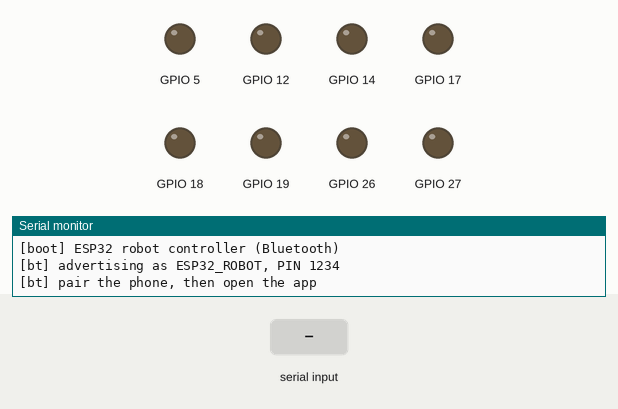
The program below on a simulated ESP32. Shown: output pins drawn as LEDs (lit = HIGH), the last lines printed to the serial monitor. The test bench sets the inputs (shaded band). Nothing arrives over Bluetooth unless stated.

Above: at 1.2 s.
1.3 s: "F\n" received over the second serial link
At 1.7 s:
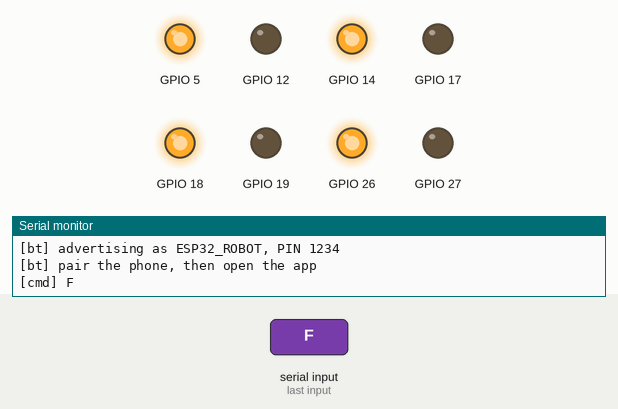
3.4 s: "B\n" received over the second serial link
At 3.8 s:
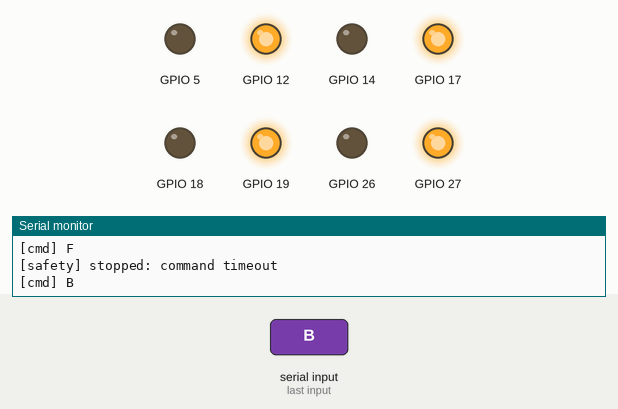
5.5 s: "L\n" received over the second serial link
At 5.9 s:
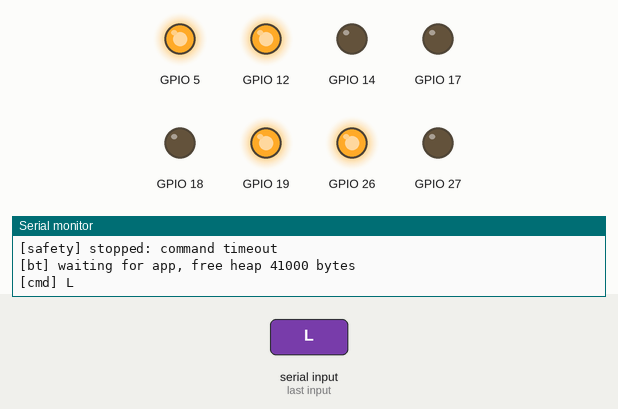
7.6 s: "R\n" received over the second serial link
At 8.0 s:
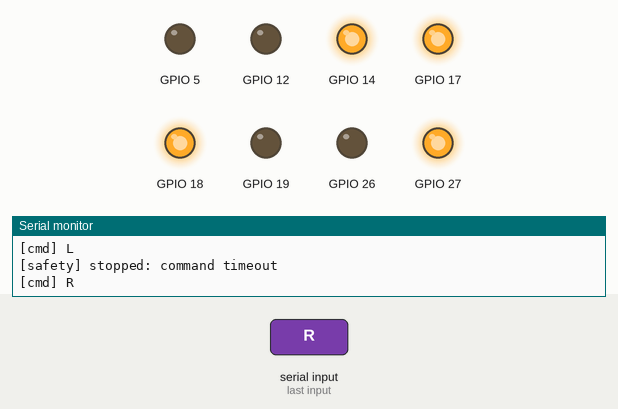
Timing chart, 0 to 10.6 s (numbered marks = the images above; inputs shaded):
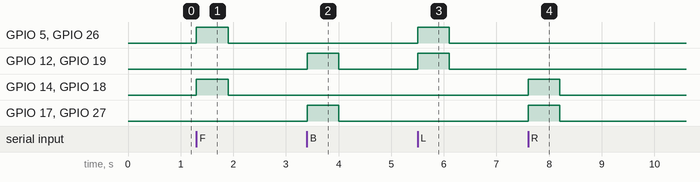

The program:

main.cpp
```cpp
                                                                                                                                          #include <Arduino.h>
#include <BluetoothSerial.h>

#include "bluetooth_config.h"

// L298N driver pin mapping
// Module 1 - Motor 1 (front-left):  IN1 = GPIO18, IN2 = GPIO19 -> OUT1 / OUT2
//            Motor 2 (front-right): IN3 = GPIO5,  IN4 = GPIO17 -> OUT3 / OUT4
// Module 2 - Motor 3 (rear-left):   IN5 = GPIO12, IN6 = GPIO14 -> OUT1 / OUT2
//            Motor 4 (rear-right):  IN7 = GPIO27, IN8 = GPIO26 -> OUT3 / OUT4
// ENA / ENB jumpers on both modules must stay installed.
// WARNING: GPIO12 is the MTDI strapping pin. If it is pulled HIGH while the
// chip resets, the flash is configured for 1.8V and the board may not boot.
// Never fit an external pull-up on GPIO12.
constexpr uint8_t IN1 = 18;
constexpr uint8_t IN2 = 19;
constexpr uint8_t IN3 = 5;
constexpr uint8_t IN4 = 17;
constexpr uint8_t IN5 = 12;
constexpr uint8_t IN6 = 14;
constexpr uint8_t IN7 = 27;
constexpr uint8_t IN8 = 26;

struct Channel {
  uint8_t inA;
  uint8_t inB;
  bool reversed;
};

// Chassis forward direction: the rear pair (motors 3 and 4) is mirrored
// relative to the front pair, so both pairs push the chassis the same way.
// A motor wired against these still needs its own flag set to true.
constexpr bool REVERSE_MOTOR2 = false;
constexpr bool REVERSE_MOTOR3 = true;
constexpr bool REVERSE_MOTOR4 = true;

constexpr Channel MOTORS[] = {
    {IN1, IN2, false},
    {IN3, IN4, REVERSE_MOTOR2},
    {IN5, IN6, REVERSE_MOTOR3},
    {IN7, IN8, REVERSE_MOTOR4},
};
// Order matters: index 0/2 must be the left wheels, index 1/3 the right ones,
// because drive() picks its direction from the index parity.

constexpr size_t MOTOR_COUNT = sizeof(MOTORS) / sizeof(MOTORS[0]);

// ---- Bluetooth ----------------------------------------------------------
// Classic Bluetooth (RFCOMM / SPP) peripheral, not BLE. The Flutter app pairs
// with BLUETOOTH_DEVICE_NAME and opens one socket. There is no IP address and
// no WiFi anywhere in this firmware any more.
//
// A command is one ASCII character, optionally followed by '\n':
//   F = forward, B = backward, L = left, R = right, S = stop
// Upper and lower case both work, line endings are ignored.
//
// BluetoothSerial ships with the Arduino ESP32 core (no lib_deps needed). It
// was removed from the core in arduino-esp32 3.x in favour of the external
// ESP32-BT-Serial-ESP32 library; this firmware targets the 2.x core.
BluetoothSerial serialBt;

// Idle yield when a phone is linked but sending nothing. loop() would
// otherwise spin at full speed; the Bluetooth stack runs on the other core so
// this costs at most one tick of command latency, which is nothing next to the
// keep-alive interval.
constexpr uint8_t IDLE_DELAY_MS = 1;

// Safety net: if no byte at all arrives for this long, motors stop. The app
// must therefore re-send the held command well inside this window. Kept a little
// above the app's 200 ms keep-alive so ordinary Bluetooth jitter cannot stop
// the robot mid-hold.
constexpr uint32_t COMMAND_TIMEOUT_MS = 600;

// Serial is for humans, Bluetooth is for the app. Print the link state on a
// slow heartbeat instead of only on transitions, so opening the monitor late
// still shows whether a phone is attached.
constexpr uint32_t HEARTBEAT_INTERVAL_MS = 5000;

uint32_t lastCommandMs = 0;
uint32_t lastHeartbeatMs = 0;
bool motorsRunning = false;
bool linkAnnounced = false;

void drive(bool leftForward, bool rightForward);
void stopAll();
void stopForSafety(const char* reason);

void applyCommand(char command) {
  switch (command) {
    case 'F':
    case 'f':
      drive(true, true);
      motorsRunning = true;
      break;
    case 'B':
    case 'b':
      drive(false, false);
      motorsRunning = true;
      break;
    case 'L':
    case 'l':
      drive(false, true);
      motorsRunning = true;
      break;
    case 'R':
    case 'r':
      drive(true, false);
      motorsRunning = true;
      break;
    case 'S':
    case 's':
      stopAll();
      motorsRunning = false;
      break;
    default:
      break;
  }
  lastCommandMs = millis();
}

void stopForSafety(const char* reason) {
  if (!motorsRunning) {
    return;
  }
  stopAll();
  motorsRunning = false;
  Serial.print("[safety] stopped: ");
  Serial.println(reason);
}

void readCommands() {
  while (serialBt.available() > 0) {
    const char command = static_cast<char>(serialBt.read());
    if (command == '\n' || command == '\r') {
      continue;
    }
    Serial.print("[cmd] ");
    Serial.println(command);
    applyCommand(command);
  }
}

void announceLink() {
  const uint32_t now = millis();
  if (linkAnnounced && now - lastHeartbeatMs < HEARTBEAT_INTERVAL_MS) {
    return;
  }
  lastHeartbeatMs = now;

  if (!linkAnnounced) {
    Serial.print("[bt] advertising as ");
    Serial.print(BLUETOOTH_DEVICE_NAME);
    Serial.print(", PIN ");
    Serial.println(BLUETOOTH_PIN);
    Serial.println("[bt] pair the phone, then open the app");
    linkAnnounced = true;
    return;
  }

  Serial.print("[bt] waiting for app, free heap ");
  Serial.print(ESP.getFreeHeap());
  Serial.println(" bytes");
}

void setup() {
  for (const Channel& motor : MOTORS) {
    pinMode(motor.inA, OUTPUT);
    pinMode(motor.inB, OUTPUT);
  }
  stopAll();

  Serial.begin(115200);
  Serial.println("[boot] ESP32 robot controller (Bluetooth)");

  // setPin() must come before begin(): _init_bt() only forwards the PIN to the
  // GAP layer if the flag is already set, and there is no later hook to redo it.
  serialBt.setPin(BLUETOOTH_PIN);
  serialBt.begin(BLUETOOTH_DEVICE_NAME);
}

void loop() {
  // hasClient() flips false as soon as the RFCOMM socket goes away, which is
  // the Bluetooth equivalent of the old client.connected() check. Drop the
  // motors before doing anything else so a phone that walks out of range never
  // leaves the robot driving.
  if (!serialBt.hasClient()) {
    stopForSafety("app disconnected");
    announceLink();
    delay(20);
    return;
  }

  if (motorsRunning && millis() - lastCommandMs > COMMAND_TIMEOUT_MS) {
    stopForSafety("command timeout");
  }

  readCommands();
  announceLink();
  delay(IDLE_DELAY_MS);
}

// MOTORS is ordered left/right, left/right: 0 front-left, 1 front-right,
// 2 rear-left, 3 rear-right. The per-motor reversed flag stays authoritative,
// so "forward" here always means forward for the chassis, never per-wheel.
void drive(bool leftForward, bool rightForward) {
  for (size_t i = 0; i < MOTOR_COUNT; i++) {
    const Channel& motor = MOTORS[i];
    const bool isLeft = (i % 2) == 0;
    const bool forward = isLeft ? leftForward : rightForward;
    const bool aHigh = forward != motor.reversed;

    digitalWrite(motor.inA, aHigh ? HIGH : LOW);
    digitalWrite(motor.inB, aHigh ? LOW : HIGH);
  }
}

void stopAll() {
  for (const Channel& motor : MOTORS) {
    digitalWrite(motor.inA, LOW);
    digitalWrite(motor.inB, LOW);
  }
}
```

bluetooth_config.h
```cpp
#pragma once

// Classic Bluetooth (SPP) identity of this robot.
//
// BLUETOOTH_DEVICE_NAME is what shows up in the phone's paired-device list.
// BLUETOOTH_PIN is the Simple Pairing Key: the phone must enter the exact same
// digits while pairing, otherwise the RFCOMM socket never opens.
constexpr char BLUETOOTH_DEVICE_NAME[] = "ESP32_ROBOT";
constexpr char BLUETOOTH_PIN[] = "1234";
```

Measured:
- after the input at 1.3 s, GPIO 5, GPIO 14, GPIO 18, GPIO 26: LOW → HIGH at once, → LOW 0.60 s later
- after the input at 3.4 s, GPIO 12, GPIO 17, GPIO 19, GPIO 27: LOW → HIGH at once, → LOW 0.60 s later
- after the input at 5.5 s, GPIO 5, GPIO 12, GPIO 19, GPIO 26: LOW → HIGH at once, → LOW 0.60 s later
- after the input at 7.6 s, GPIO 14, GPIO 17, GPIO 18, GPIO 27: LOW → HIGH at once, → LOW 0.60 s later
